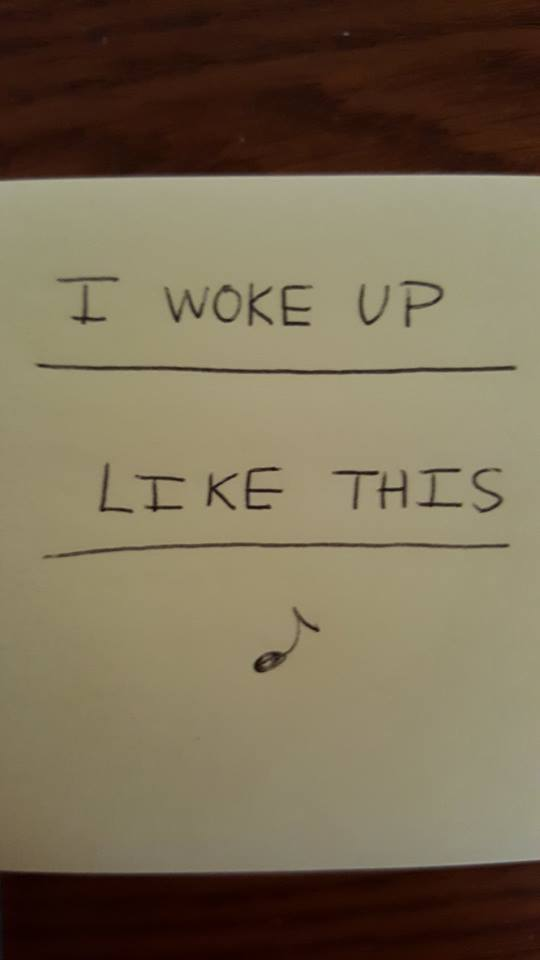
#> input picture testdata/handwritten/real3.jpg, 540 x 960 px
$ python ocr.py   (Python 2 division)
#> lines starting #> are read from the running program, lines starting #| are printed output that depends on the picture; after the words box and inside, x2 and y2 are one past the last pixel; in counts of white or black regions, pixels touching at a corner belong together
### contour_helper.py
# contour_helper.py
# Helper functions for dealing with contours
# Contributors: Kyla, Edrienne, Yash

import cv2
import math
import numpy as np


def sortContoursUpperLeftToLowerRight(contour):
    """
	Method used to sort contours from left to right, top to bottom
	:param contour:
	:return: Score used to sort contours
	"""
    mom1 = cv2.moments(contour)
    x, y = 0, 0 # centroid
    if mom1["m00"] != 0:
        x = int(mom1["m10"] / mom1["m00"])
        y = int(mom1["m01"] / mom1["m00"])

    tolerance_factor = 100
    value = value = ((y // tolerance_factor) * tolerance_factor) * 100 + x

    return value

# [76 lines left out: functions detectTittles, getDistanceBetween, getMeanDistanceBetweenContours, getIndexOfTittle, not called in this run]

### ocr.py
# ocr.py
# Runs OCR algorithm
# Contributors: Kyla, Edrienne

import cv2
import numpy as np
import contour_helper as help

import train

# Constants
RESIZED_IMAGE_WIDTH = 20
RESIZED_IMAGE_HEIGHT = 30
K = 2 # for k-NN

# Character Contour Criteria
MIN_WIDTH = 2
MIN_HEIGHT = 5
MIN_CONTOUR_AREA = 100
MIN_ASPECT_RATIO = 0.15
MAX_ASPECT_RATIO = 3.9

# Flags
showImages = True
showContourOrder = True

def __getTrainedKNearest():
	"""
	Runs K-Nearest Neighbors classification using classification and training data
	:return: kNearest object
	"""
	try:
		classificationLabels = np.loadtxt(train.CLASSIFICATION_FILENAME, np.float32)
	except:
		print("Can't find classification labels")

	try:
		trainingData = np.loadtxt(train.TRAINING_DATA_FILENAME, np.float32)
	except:
		print("Can't find training data")

	classificationLabels = classificationLabels.reshape((classificationLabels.size, 1))  # reshape to 1D for train()

	# create KNearest and train
	kNearest = cv2.KNearest()
	kNearest.train(trainingData, classificationLabels)

	return kNearest

def __preprocessImage(img):
	"""
	Processes image to make it easier to find contours we want
	Converts to grayscale, blurs, and binarizes using thresholding
	:param img:
	:return: imgThresh Binarized image
	"""
	# TODO: Look into more preprocessing algorithms.
	imgGray = cv2.cvtColor(img, cv2.COLOR_BGR2GRAY)
	imgBlur = cv2.blur(imgGray, (5, 5))
	imgThresh = cv2.adaptiveThreshold(imgBlur, 255, cv2.ADAPTIVE_THRESH_GAUSSIAN_C, cv2.THRESH_BINARY_INV, 11, 2)
	return imgThresh


# TODO: Move all generalizable, independent contour manipulating methods belong in ContourHelper
def __filterForCharacterContours(allContours):
    """
    Eliminates contours that don't match character criteria
    :param allContours:
    """
    characterContourList = []

    # TODO: Evaluate whether it's worth checking contour area at all
    # get average contour area and mean box area
    contourAreaList, meanBoxAreaList = [], []
    for contour in allContours:
        contourAreaList.append(cv2.contourArea(contour))
        [x, y, width, height] = cv2.boundingRect(contour)
        meanBoxAreaList.append(width * height)

    meanContourArea, stdDevContourArea, meanBoxArea, stdDevBoxArea = 0, 0, 0, 0

    if (len(contourAreaList) > 0):
        meanContourArea = np.mean(contourAreaList)
        stdDevContourArea = np.std(contourAreaList)
    if (len(meanBoxAreaList) > 0):
        meanBoxArea = np.mean(meanBoxAreaList)
        stdDevBoxArea = np.std(meanBoxAreaList)

    # filter by aspect ratio, area
    for contour in allContours:
        [intX, intY, intWidth, intHeight] = cv2.boundingRect(contour)
        aspectRatio = float(intWidth) / float(intHeight)

        if cv2.contourArea(contour) > MIN_CONTOUR_AREA \
                and abs(intWidth * intHeight - meanBoxArea) <= 3 * stdDevBoxArea \
				and MIN_ASPECT_RATIO < aspectRatio < MAX_ASPECT_RATIO \
                and True:
			characterContourList.append(contour)

    # TODO: Research more geometric filters we can apply and other methods people use
    characterContourList.sort(key=lambda c: help.sortContoursUpperLeftToLowerRight(c))

    return characterContourList


# TODO: Debug! Not working for all cases.
# [80 lines left out: functions __removeOverlappingContours, __getStringFromCharacterContours, not called in this run]


def recognizeCharacters(fileName):
	"""
	Runs optical character recognition (OCR) algorithm to detect and print characters in an image.
	:param fileName: image file path
	:return text
	"""

	# TODO: Create comprehensive preprocess class with various preprocessing functions
	testImage = cv2.imread(fileName)
	imgThresh = __preprocessImage(testImage)

	# find character contours for characters and sort from upper left to lower right
	allContours, hierarchy = cv2.findContours(imgThresh.copy(),cv2.RETR_EXTERNAL, cv2.CHAIN_APPROX_SIMPLE)
	allContours.sort(key=lambda x: help.sortContoursUpperLeftToLowerRight(x))
	characterContourList = __filterForCharacterContours(allContours)

	kNearest = __getTrainedKNearest()
	text = __getStringFromCharacterContours(testImage, imgThresh, characterContourList, kNearest)

	if showImages:
		cv2.imshow("imgThresh", imgThresh)
		cv2.imshow("testImage", testImage)
		cv2.waitKey(0)

	cv2.destroyAllWindows()

	return text


def main():
	# Hard-coded testing
	print recognizeCharacters("testdata/handwritten/real3.jpg")
#> in recognizeCharacters, testImage is the input picture: shape (960, 540, 3); mean B, G, R 83.7, 107.5, 120.7
#> in __preprocessImage, `imgGray = cv2.cvtColor(img, cv2.COLOR_BGR2GRAY)`:
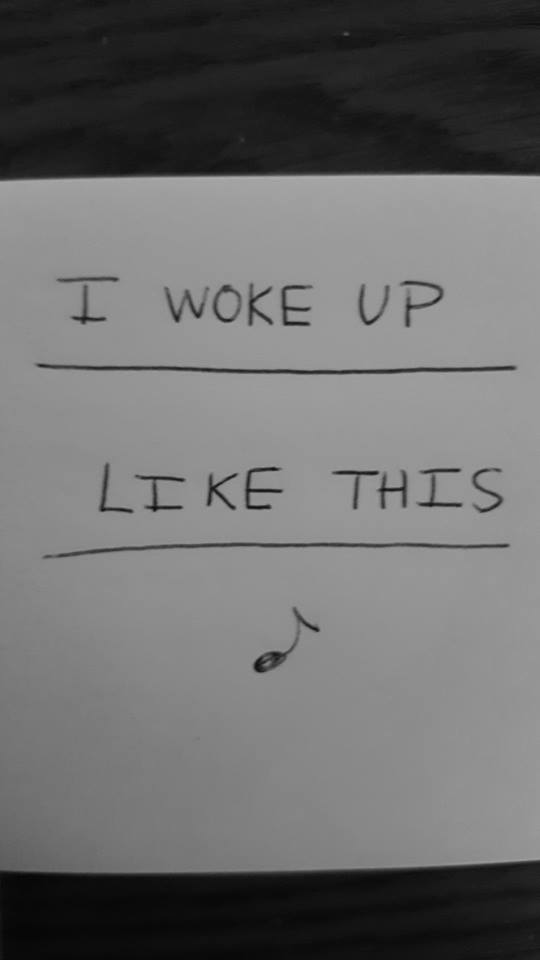
#> imgGray: shape (960, 540); min 5, max 174, mean 108.7
#> in __preprocessImage, `imgThresh = cv2.adaptiveThreshold(imgBlur, 255, cv2.ADAPTIVE_THRESH_GA..`:
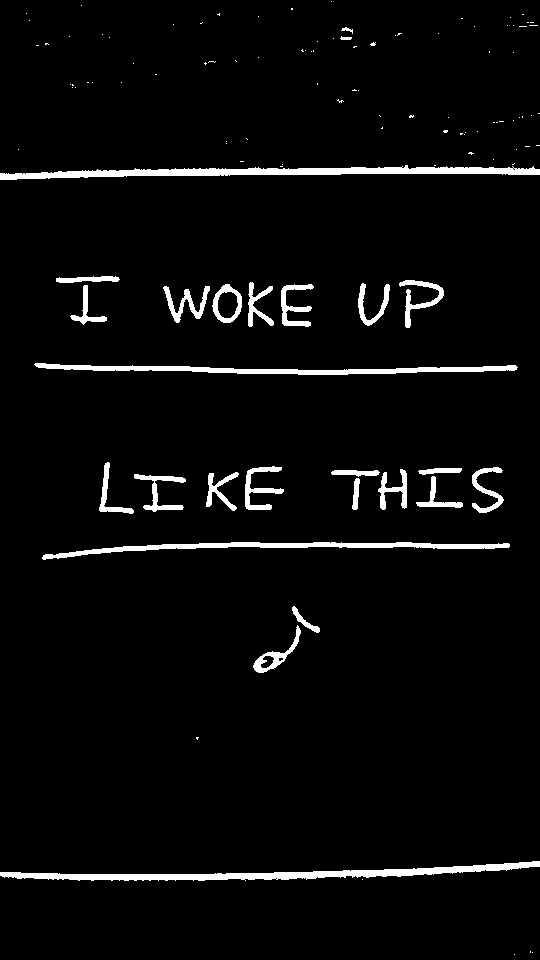
#> imgThresh: shape (960, 540); 3.9% white; 116 white regions (90 under 20 px)
#> in recognizeCharacters, `allContours, hierarchy = cv2.findContours(imgThresh.copy(),cv2.RETR_EX..`: allContours = 116 contours, 90 with area under 20; largest, box (x1, y1, x2, y2) and area: (0, 165, 540, 180) 3056, (0, 861, 540, 881) 2914, (34, 363, 518, 375) 1910, (42, 542, 510, 560) 1802, (212, 284, 242, 323) 816
#> the loop in __filterForCharacterContours, `for contour in allContours:` made 116 passes
#> (x, y, width, height) on passes 1, 2, 4, 7, 10, 11, 12, 15, 16, 18, 19, 20: (514, 954, 1, 1), (532, 952, 1, 1), (362, 879, 1, 1), (282, 164, 1, 1), (493, 159, 1, 1), (516, 149, 1, 1), (18, 149, 1, 1), (226, 143, 1, 1), (226, 141, 1, 1), (464, 134, 1, 1), (465, 132, 1, 1), (477, 131, 1, 1)
#> (contour, x, y, width, height) on passes 3, 5, 6, 8, 9, 13: ([[530, 951], [530, 952]], 530, 951, 1, 2), ([[280, 166], [282, 166]], 280, 166, 3, 1), ([[434, 165], [435, 165]], 434, 165, 2, 1), ([[514, 163], [513, 164], [512, 164], [513, 164]], 512, 163, 3, 2), ([[240, 161], [243, 161]], 240, 161, 4, 1), ([[525, 146], [529, 146]], 525, 146, 5, 1)
#> after the loop in __filterForCharacterContours, `for contour in allContours:`: contourAreaList = 116 values, max 3055.5 at index 85, min 0 at index 0, mean 146.4; meanBoxAreaList = 116 values, max 10800 at index 115, min 1 at index 0, mean 513
#> in __filterForCharacterContours, `meanContourArea = np.mean(contourAreaList)`: meanContourArea = 146.4
#> in __filterForCharacterContours, `stdDevContourArea = np.std(contourAreaList)`: stdDevContourArea = 467.3
#> in __filterForCharacterContours, `meanBoxArea = np.mean(meanBoxAreaList)`: meanBoxArea = 513
#> in __filterForCharacterContours, `stdDevBoxArea = np.std(meanBoxAreaList)`: stdDevBoxArea = 1600
#> the loop in __filterForCharacterContours, `for contour in allContours:` made 116 passes
#> (intX, intY, intWidth, intHeight, aspectRatio) on passes 1, 2, 4, 7, 10, 11, 12, 15, 16, 18, 19, 20: (514, 954, 1, 1, 1), (532, 952, 1, 1, 1), (362, 879, 1, 1, 1), (282, 164, 1, 1, 1), (493, 159, 1, 1, 1), (516, 149, 1, 1, 1), (18, 149, 1, 1, 1), (226, 143, 1, 1, 1), (226, 141, 1, 1, 1), (464, 134, 1, 1, 1), (465, 132, 1, 1, 1), (477, 131, 1, 1, 1)
#> (contour, intX, intY, intWidth, intHeight, aspectRatio) on passes 3, 5, 6, 8, 9, 13: ([[530, 951], [530, 952]], 530, 951, 1, 2, 0.5), ([[280, 166], [282, 166]], 280, 166, 3, 1, 3), ([[434, 165], [435, 165]], 434, 165, 2, 1, 2), ([[514, 163], [513, 164], [512, 164], [513, 164]], 512, 163, 3, 2, 1.5), ([[240, 161], [243, 161]], 240, 161, 4, 1, 4), ([[525, 146], [529, 146]], 525, 146, 5, 1, 5)
#> after the loop in __filterForCharacterContours, `for contour in allContours:`: characterContourList = 17 contours; largest, box (x1, y1, x2, y2) and area: (212, 284, 242, 323) 816, (253, 625, 301, 673) 536, (245, 466, 284, 510) 486, (399, 280, 444, 328) 464, (281, 284, 314, 327) 455
	"""
	print recognizeCharacters("testdata/couriernew_all.png")
	print recognizeCharacters("testdata/couriernew_helloworld_upper.png")
	print recognizeCharacters("testdata/foobar.png")
	print recognizeCharacters("testdata/licenseplate_upper+digits.png")
	print recognizeCharacters("testdata/multiline_number.png")
	print recognizeCharacters("testdata/multiline.png")
	print recognizeCharacters("testdata/timesnewroman_digits.png")

	print recognizeCharacters("testdata/handwritten/kyla_letters.jpg")
	print recognizeCharacters("testdata/handwritten/kyla_mix.jpg")
	print recognizeCharacters("testdata/handwritten/kyla_numbers.jpg")
	print recognizeCharacters("testdata/handwritten/licenseplate.jpg")

	print recognizeCharacters("testdata/handwritten/real1.jpg")
	print recognizeCharacters("testdata/handwritten/real2.jpg")
	print recognizeCharacters("testdata/handwritten/real3.jpg")
	print recognizeCharacters("testdata/handwritten/real4.jpg")
	"""
if __name__ == "__main__":
#> (the run stopped early here; a loop or call above may not have finished)
